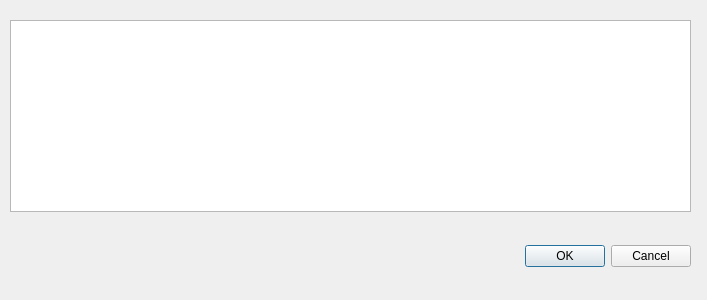
<?xml version="1.0" encoding="UTF-8"?>
<ui version="4.0">
 <class>Dialog</class>
 <widget class="QDialog" name="Dialog">
  <property name="geometry">
   <rect>
    <x>0</x>
    <y>0</y>
    <width>707</width>
    <height>300</height>
   </rect>
  </property>
  <property name="windowTitle">
   <string>Dialog</string>
  </property>
  <widget class="QDialogButtonBox" name="buttonBox">
   <property name="geometry">
    <rect>
     <x>350</x>
     <y>240</y>
     <width>341</width>
     <height>32</height>
    </rect>
   </property>
   <property name="orientation">
    <enum>Qt::Horizontal</enum>
   </property>
   <property name="standardButtons">
    <set>QDialogButtonBox::Cancel|QDialogButtonBox::Ok</set>
   </property>
  </widget>
  <widget class="QTableWidget" name="tableWidget">
   <property name="geometry">
    <rect>
     <x>10</x>
     <y>20</y>
     <width>681</width>
     <height>192</height>
    </rect>
   </property>
  </widget>
 </widget>
 <resources/>
 <connections>
  <connection>
   <sender>buttonBox</sender>
   <signal>accepted()</signal>
   <receiver>Dialog</receiver>
   <slot>accept()</slot>
   <hints>
    <hint type="sourcelabel">
     <x>248</x>
     <y>254</y>
    </hint>
    <hint type="destinationlabel">
     <x>157</x>
     <y>274</y>
    </hint>
   </hints>
  </connection>
  <connection>
   <sender>buttonBox</sender>
   <signal>rejected()</signal>
   <receiver>Dialog</receiver>
   <slot>reject()</slot>
   <hints>
    <hint type="sourcelabel">
     <x>316</x>
     <y>260</y>
    </hint>
    <hint type="destinationlabel">
     <x>286</x>
     <y>274</y>
    </hint>
   </hints>
  </connection>
 </connections>
</ui>
